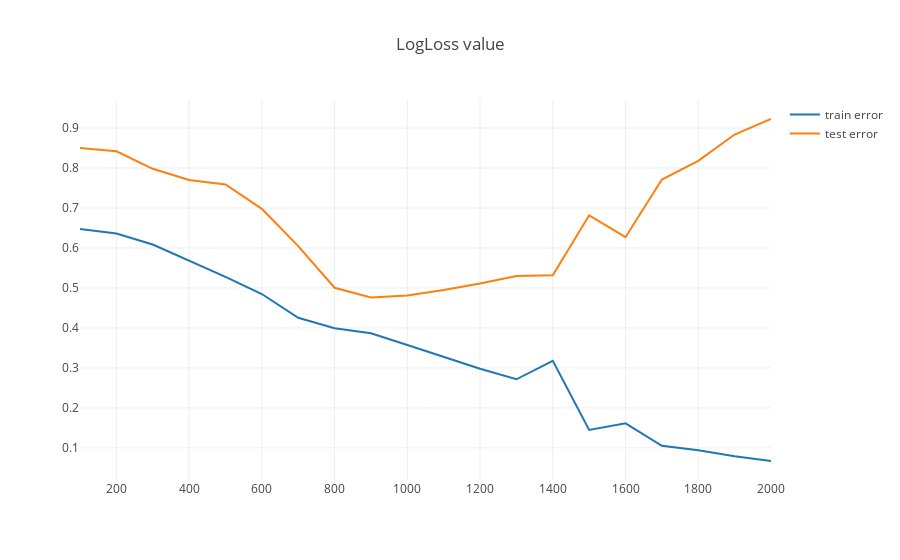

Notebook code cell kept with this figure:
### Code cell
n_x = train_x_norm.shape[0]
n_h = 7
n_y = 1
model = my_DNN_model((n_x,n_h,n_y))
model.fit(train_x_norm, train_y, test_x_norm, test_y)
targets = model.predict(test_x_norm)
print ("Accuracy on test set: " + str(accuracy(y_pred=targets, y_true=test_y)))

### Figure 1 — Plotly figure (JSON) as saved in the notebook; plotly's stock layout.template omitted (floating-point values rounded to 4 significant figures)
{"data": [{"name": "train error", "type": "scatter", "uid": "0c288e82-c258-11e8-8919-8943d58f4779", "x": [100, 200, 300, 400, 500, 600, 700, 800, 900, 1000, 1100, 1200, 1300, 1400, 1500, 1600, 1700, 1800, 1900, 2000], "y": [0.6477, 0.636, 0.6086, 0.5688, 0.5278, 0.4848, 0.4253, 0.3991, 0.3865, 0.3571, 0.3271, 0.2978, 0.2715, 0.3178, 0.1447, 0.1612, 0.105, 0.09384, 0.07902, 0.06701]}, {"name": "test error", "type": "scatter", "uid": "0c586624-c258-11e8-9fec-8943d58f4779", "x": [100, 200, 300, 400, 500, 600, 700, 800, 900, 1000, 1100, 1200, 1300, 1400, 1500, 1600, 1700, 1800, 1900, 2000], "y": [0.8504, 0.8419, 0.7981, 0.7702, 0.7589, 0.6978, 0.6047, 0.5004, 0.4763, 0.4813, 0.495, 0.5113, 0.5298, 0.5317, 0.6817, 0.6269, 0.7711, 0.8178, 0.8838, 0.9227]}], "layout": {"title": "LogLoss value"}}
